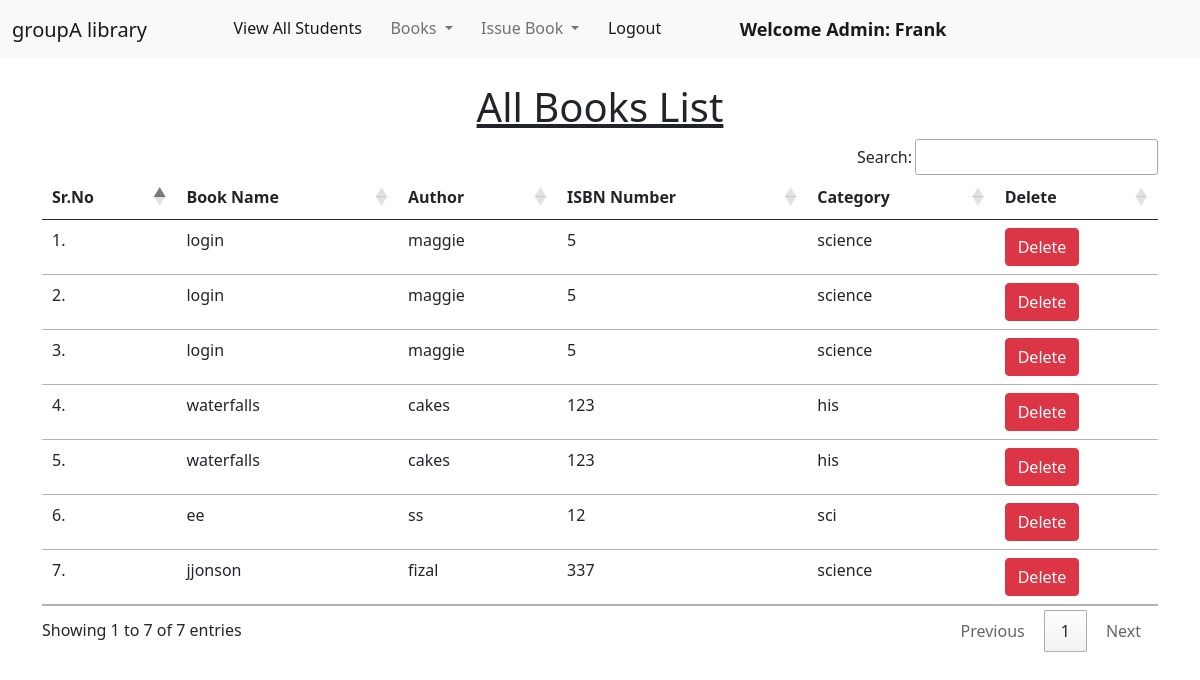
Page /view_books/ (signed in) on the committed database.
### library/models.py (models this page shows, shortened)
class Book(models.Model):
    name = models.CharField(max_length=200)
    author = models.CharField(max_length=200)
    isbn = models.PositiveIntegerField()
    category = models.CharField(max_length=50)

### library/views.py (the view)
# urls.py: path("view_books/", views.view_books, name="view_books"),
def view_books(request):
    books = Book.objects.all()
    return render(request, "view_books.html", {'books':books})

### library/templates/view_books.html (shortened to what this page needs)
{% extends 'admin_navbar.html' %}
{% load static %}
{% block body %}
<div class="container mt-4">
    <h1 class="text-center"><u>All Books List</u></h1>
    <table class="table table-hover" id="example">
        <thead>
            <tr>
                <th>Sr.No</th>
                <th>Book Name</th>
                <th>Author</th>
                <th>ISBN Number</th>
                <th>Category</th>
                <th>Delete</th>
            </tr>
        </thead>
        <tbody>
            {% for book in books %}
            <tr>
                <td>{{forloop.counter}}.</td>
                <td>{{book.name}}</td>
                <td>{{book.author}}</td>
                <td>{{book.isbn}}</td>
                <td>{{book.category}}</td>
                <td><a href="/delete_book/{{book.id}}/" class="btn btn-danger" onclick="return confirm('Are you sure you want to delete this book?')">Delete</a></td>
            </tr>
            {% endfor %}
        </tbody>
    </table>
    </div>
{% endblock %}

### library/templates/admin_navbar.html (shortened to what this page needs)
<!doctype html>
<html lang="en">
  <head>
    <link href="https://cdn.jsdelivr.net/npm/bootstrap@5.1.0/dist/css/bootstrap.min.css" rel="stylesheet">
    <link rel="stylesheet" href="https://cdn.datatables.net/1.10.25/css/jquery.dataTables.min.css">
    <link rel="stylesheet" href="https://cdn.datatables.net/buttons/1.7.1/css/buttons.dataTables.min.css">
  </head>
  <body>
    <nav class="navbar navbar-expand-lg navbar-light bg-light">
        <div class="container-fluid">
          <a class="navbar-brand" href="/index/">groupA library</a>
          <div class="collapse navbar-collapse" id="navbarSupportedContent">
            <ul class="navbar-nav me-auto mb-2 mb-lg-0">
              <li class="nav-item">
                <a class="nav-link active" aria-current="page" href="/view_students/">View All Students</a>
              </li>
              <li class="nav-item dropdown">
                <a class="nav-link dropdown-toggle" href="#" id="navbarDropdown" role="button" data-bs-toggle="dropdown" aria-expanded="false">
                  Books
                </a>
              </li>
              <li class="nav-item dropdown">
                <a class="nav-link dropdown-toggle" href="#" id="navbarDropdown" role="button" data-bs-toggle="dropdown" aria-expanded="false">
                  Issue Book
                </a>
              </li>
              <li class="nav-item">
                <a class="nav-link active" aria-current="page" href="/logout/">Logout</a>
              </li>
              <li class="nav-item">
                <a style="font-weight:600; font-family:'Segoe UI', Tahoma, Geneva, Verdana, sans-serif; font-size: large;" class="nav-link active" href="#">Welcome Admin: {{request.user}}</a>
              </li>
            </ul>
          </div>
        </div>
      </nav>
      {% block body %}
      {% endblock %}
  </body>
</html>

### rows in the picture
Book: name "login", author "maggie", isbn "5", category "science"
Book: name "login", author "maggie", isbn "5", category "science"
Book: name "login", author "maggie", isbn "5", category "science"
Book: name "waterfalls", author "cakes", isbn "123", category "his"
Book: name "waterfalls", author "cakes", isbn "123", category "his"
Book: name "ee", author "ss", isbn "12", category "sci"
Book: name "jjonson", author "fizal", isbn "337", category "science"

### other values in the picture
{{ request.user }} "Frank"
